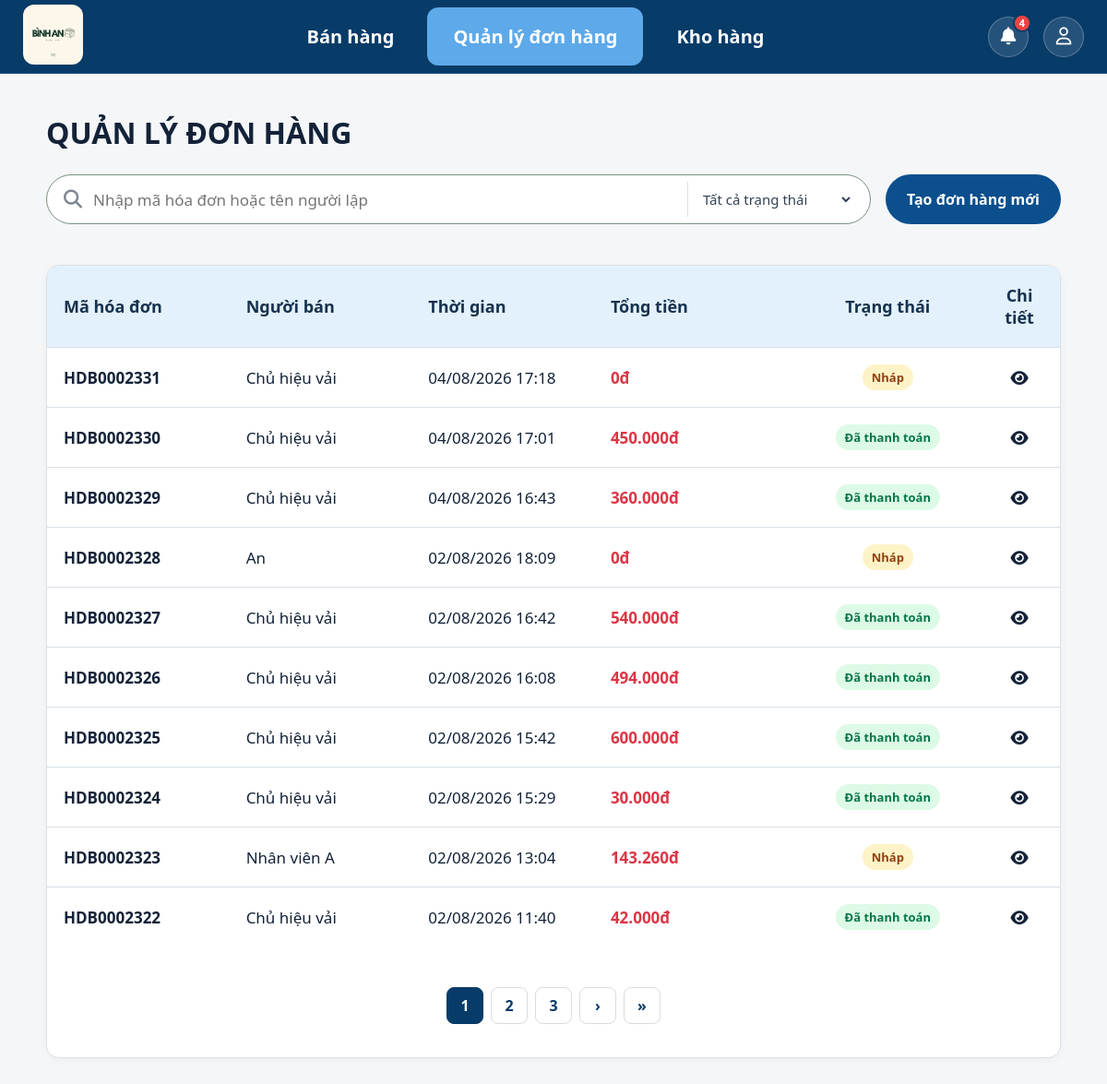
/sales/orders/list/ (signed in), run on the app's committed database.
### sales/models.py (models this page shows, shortened)
class SalesOrder(models.Model):
    class Status(models.TextChoices):
        DRAFT = "draft", "Nháp"
        COMPLETED = "completed", "Đã thanh toán"
        CANCELLED = "cancelled", "Đã hủy"
    employee = models.ForeignKey(settings.AUTH_USER_MODEL,on_delete=models.PROTECT,related_name="sales_orders",verbose_name="Nhân viên")
    discount = models.DecimalField( max_digits=12,decimal_places=0,default=0,verbose_name="Giảm giá")
    total_amount = models.DecimalField( max_digits=12,decimal_places=0,default=0,verbose_name="Tổng tiền")
    final_amount = models.DecimalField( max_digits=12,decimal_places=0,default=0,verbose_name="Thành tiền")
    status = models.CharField(  max_length=20,choices=Status.choices,default=Status.DRAFT,db_index=True,verbose_name="Trạng thái")
    created_at = models.DateTimeField( auto_now_add=True, verbose_name="Ngày lập")
    completed_at = models.DateTimeField(null=True, blank=True, verbose_name="Ngày thanh toán")
    updated_at = models.DateTimeField( auto_now=True,verbose_name="Ngày cập nhật")
    class Meta:
        ordering = ["-created_at"]
        verbose_name = "Hóa đơn bán"
        verbose_name_plural = "Hóa đơn bán"
    @property
    def order_code(self):
        return f"HDB{self.pk:07d}" if self.pk else "HDBM"

### accounts/models.py (models this page shows, shortened)
class User(AbstractUser):
    first_name = None
    last_name = None
    class Role(models.TextChoices):
        OWNER = "OWNER", "Chủ cửa hàng"
        EMPLOYEE = "EMPLOYEE", "Nhân viên"
    username = models.CharField(max_length=50,unique=True,verbose_name="Tên đăng nhập")
    full_name = models.CharField(max_length=100,verbose_name="Họ và tên")
    phone = models.CharField(max_length=10,unique=True,verbose_name="Số điện thoại")
    role = models.CharField( max_length=20, choices=Role.choices, default=Role.EMPLOYEE, verbose_name="Vai trò")
    is_active = models.BooleanField(default=True,verbose_name="Đang hoạt động")
    created_at = models.DateTimeField(auto_now_add=True,verbose_name="Ngày tạo")
    updated_at = models.DateTimeField(auto_now=True,verbose_name="Ngày cập nhật")
    USERNAME_FIELD = "username"
    REQUIRED_FIELDS = ["full_name", "phone"]
    class Meta:
        db_table = "users"
        ordering = ["full_name"]
        verbose_name = "Người dùng"
        verbose_name_plural = "Người dùng"
    @property
    def is_owner(self):
        return self.role == self.Role.OWNER

### sales/views.py (the view)
# urls.py: path("orders/list/", views.orders_list, name="orders_management"),
@login_required(login_url="login")
def orders_list(request):
    query = request.GET.get("q", "").strip()
    selected_status = request.GET.get("status", "").strip()
    orders = process_search_order_list( keyword=query, status=selected_status)
    paginator = Paginator(orders, 10)
    page_number = request.GET.get("page")
    page_obj = paginator.get_page(page_number)
    return render(
        request,
        "sales/orders_management.html",
        {
            "orders": page_obj,
            "page_obj": page_obj,
            "query": query,
            "selected_status": selected_status,
            "status_choices": SalesOrder.Status.choices,
        }
    )

### accounts/context_processors.py (called while the page is built)
def notifications_context(request):
    if request.user.is_authenticated:
        user_notifications = Notification.objects.filter(receiver=request.user).order_by("-created_at")[:10]
        unread_count = Notification.objects.filter(receiver=request.user, is_read=False).count()
        return {
            "notifications": user_notifications,
            "unread_notification_count": unread_count,
        }
    return {
        "notifications": [],
        "unread_notification_count": 0,
    }

### sales/templatetags/money.py (called while the page is built)
@register.filter
def money(value):
    if value in [None, ""]:
        return ""
    try:
        numeric_value = float(value)
        return f"{numeric_value:,.0f}".replace(",", ".") + "đ"
    except (ValueError, TypeError):
        return value

### sales/utils.py (called while the page is built, shortened)
def process_search_order_list(keyword="", status=""):
    orders = (SalesOrder.objects.select_related("employee").order_by("-created_at"))
    keyword = keyword.strip()
    if status:
        orders = orders.filter(status=status)
    return orders

### templates/sales/orders_management.html (shortened to what this page needs)
{% extends "base.html" %}
{% load static %}
{% load money %}
{% block nav_order %}active{% endblock %}
{% block css %}
<link rel="stylesheet" href="{% static 'css/orders_management.css' %}">
<link rel="stylesheet" href="{% static 'css/layout.css' %}">
<link rel="stylesheet" href="{% static 'css/base.css' %}">
{% endblock %}
{% block content %}
<div class="page-content">
    <div class="page-heading">
        <div>
            <h1>QUẢN LÝ ĐƠN HÀNG</h1>
        </div>
    </div>
    <div class="search-header">
        <form id="searchForm" class="search-form" method="get">
            <i class="fa-solid fa-magnifying-glass"></i>
            <input type="text" id="q" name="q" value="{{ query }}"  placeholder="Nhập mã hóa đơn hoặc tên người lập" autocomplete="off">
            <select id="statusFilter" name="status">
                <option value="">Tất cả trạng thái</option>
            </select>
        </form>
        <div class="search-actions">
            <a href="{% url 'sales:homepage' %}" class="btn-add">Tạo đơn hàng mới</a>
        </div>
    </div>
    <section class="table-card">
        <table>
            <thead>
                <tr>
                    <th width="18%">Mã hóa đơn</th>
                    <th width="18%">Người bán</th>
                    <th width="18%">Thời gian</th>
                    <th width="20%">Tổng tiền</th>
                    <th width="18%" style="text-align: center;">Trạng thái</th>
                    <th width="12%" style="text-align: center;">Chi tiết</th>
                </tr>
            </thead>
            <tbody id="order-list-body">
                {% for order in orders %}
                    <tr class="order-row"
                        data-id="{{ order.id }}"
                        data-status="{{ order.status }}"
                        onclick="window.location='{% if order.status == 'draft' %}/sales/?order={{ order.id }}{% else %}/sales/orders/{{ order.id }}/{% endif %}'"
                        style="cursor: pointer;">
                        <td><strong>{{ order.order_code }}</strong></td>
                        <td>{{ order.employee.full_name|default:order.employee.username }}</td>
                        <td>{{ order.created_at|date:"d/m/Y H:i" }}</td>
                        <td class="total-money" style="color: #dc3545; font-weight: bold;">
                            {{ order.final_amount|money }}
                        </td>
                        <td style="text-align: center;">
                            <span class="status {{ order.status }}">
                                {{ order.get_status_display }}
                            </span>
                        </td>
                        <td style="text-align: center;"><i class="fa-solid fa-eye"></i></td>
                    </tr>
                {% empty %}
                    <tr>
                        <td colspan="6" class="empty-state" style="text-align: center; padding: 30px; color: #666;">
                            Không tìm thấy hóa đơn nào phù hợp.
                        </td>
                    </tr>
                {% endfor %}
            </tbody>
        </table>
        <div class="pagination">
            {% for num in page_obj.paginator.page_range %}
                {% if page_obj.number == num %}
                    <span class="current">{{ num }}</span>
                {% elif num > page_obj.number|add:'-3' and num < page_obj.number|add:'3' %}
                    <a href="?page={{ num }}&q={{ query }}&status={{ selected_status }}">{{ num }}</a>
                {% endif %}
            {% endfor %}
            {% if page_obj.has_next %}
                <a href="?page={{ page_obj.next_page_number }}&q={{ query }}&status={{ selected_status }}">›</a>
                <a href="?page={{ page_obj.paginator.num_pages }}&q={{ query }}&status={{ selected_status }}">»</a>
            {% endif %}
        </div>
    </section>
</div>
{% endblock %}

### static/css/base.css (style rules this page uses)
* { margin: 0; padding: 0; box-sizing: border-box; font-family: "Segoe UI", sans-serif; }
body { background: #f5f6f8; color: #132238; }

### static/css/orders_management.css (style rules this page uses)
.btn-add { display: inline-flex; align-items: center; justify-content: center; min-width: 140px; height: 54px; padding: 0 22px; background: #0b4f8d; color: #fff; border-radius: 28px; font-size: 16px; font-weight: 700; text-decoration: none; border: 1px solid transparent; transition: .2s; }
.status.completed { background: #dcfae6; color: #067647; }
.status.draft { background: #fef3c7; color: #92400e; }
.table-card table th:last-child, .table-card table td:last-child, #order-list-body td:last-child { text-align: center !important; vertical-align: middle !important; }
#order-list-body td:last-child i { display: inline-block; margin: 0 auto; }
.search-header { display:flex; align-items:flex-start; justify-content:space-between; gap:16px; flex-wrap:wrap; margin-bottom:16px; }
.search-form { flex:1 1 700px; min-height:54px; padding:10px 18px; border:1px solid #77917f; background:#fff; border-radius:28px; display:flex; align-items:center; gap:12px; min-width:0; }
.search-form i { color:#7e8791; font-size:21px; }
.search-form input { flex:1; min-width:150px; border:0; outline:0; font-size:18px; }
.search-form select { min-width:180px; border:0; border-left:1px solid var(--border); outline:0; padding:8px 12px; background:#fff; color:#344054; font-size:15px; cursor:pointer; }
.search-actions { display:flex; align-items:center; gap:12px; flex-wrap:wrap; }

### static/css/layout.css (style rules this page uses)
.page-content { max-width:1440px; margin:0 auto; padding:42px 50px 60px; }
.page-heading { display:flex; justify-content:space-between; align-items:center; gap:24px; margin-bottom:24px; }
.page-heading h1 { margin:0; font-size:32px; color:#132238; font-weight:700; }
.search-form { width:min(860px,100%); min-height:54px; display:flex; align-items:center; gap:12px; padding:6px 18px; margin-bottom:28px; background:#fff; border:1px solid #77917f; border-radius:28px; }
.search-form i { color:#7e8791; font-size:20px; }
.search-form input { flex:1; border:none; outline:none; font-size:17px; background:transparent; }
.search-form select { min-width:180px; border:none; border-left:1px solid #d9e1e8; outline:none; padding:8px 12px; background:#fff; font-size:15px; cursor:pointer; }
.table-card { overflow:hidden; background:#fff; border:1px solid #d9e1e8; border-radius:14px; box-shadow:0 2px 8px rgba(17,42,73,.04); }
.table-card table { width:100%; border-collapse:collapse; }
.table-card thead th { padding:20px 18px; background:#e2f1fb; color:#17324e; font-size:18px; text-align:left; }
.table-card tbody td { padding:18px; border-top:1px solid #d9e1e8; font-size:17px; }
.status { display:inline-block; padding:5px 10px; border-radius:999px; font-size:13px; font-weight:700; }
.pagination { margin-top: 36px !important; margin-bottom: 28px !important; padding: 8px 0 !important; display: flex; justify-content: center; align-items: center; gap: 8px; }
.pagination a, .pagination span { min-width: 40px; height: 40px; display: flex; justify-content: center; align-items: center; border: 1px solid #dcdcdc; border-radius: 8px; text-decoration: none; color: #073B68; font-weight: 600; transition: .2s; }
.pagination .current { background: #073B68; color: white; border-color: #073B68; }

### data on the page
SalesOrder: order_code "HDB0002331", employee.full_name "Chủ hiệu vải", created_at "04/08/2026 17:18", final_amount "0đ", status "Nháp"
SalesOrder: order_code "HDB0002330", employee.full_name "Chủ hiệu vải", created_at "04/08/2026 17:01", final_amount "450.000đ", status "Đã thanh toán"
SalesOrder: order_code "HDB0002329", employee.full_name "Chủ hiệu vải", created_at "04/08/2026 16:43", final_amount "360.000đ", status "Đã thanh toán"
SalesOrder: order_code "HDB0002328", employee.full_name "An", created_at "02/08/2026 18:09", final_amount "0đ", status "Nháp"
SalesOrder: order_code "HDB0002327", employee.full_name "Chủ hiệu vải", created_at "02/08/2026 16:42", final_amount "540.000đ", status "Đã thanh toán"
SalesOrder: order_code "HDB0002326", employee.full_name "Chủ hiệu vải", created_at "02/08/2026 16:08", final_amount "494.000đ", status "Đã thanh toán"
SalesOrder: order_code "HDB0002325", employee.full_name "Chủ hiệu vải", created_at "02/08/2026 15:42", final_amount "600.000đ", status "Đã thanh toán"
SalesOrder: order_code "HDB0002324", employee.full_name "Chủ hiệu vải", created_at "02/08/2026 15:29", final_amount "30.000đ", status "Đã thanh toán"
SalesOrder: order_code "HDB0002323", employee.full_name "Nhân viên A", created_at "02/08/2026 13:04", final_amount "143.260đ", status "Nháp"
SalesOrder: order_code "HDB0002322", employee.full_name "Chủ hiệu vải", created_at "02/08/2026 11:40", final_amount "42.000đ", status "Đã thanh toán"

### other printed values
{{ unread_notification_count }} "4"
{{ num }} "1"
{{ num }} "2" "3"
